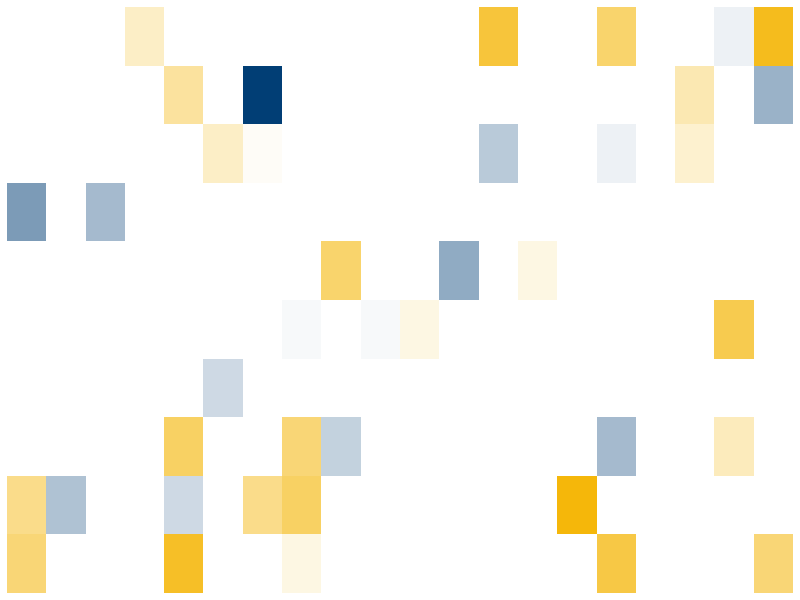
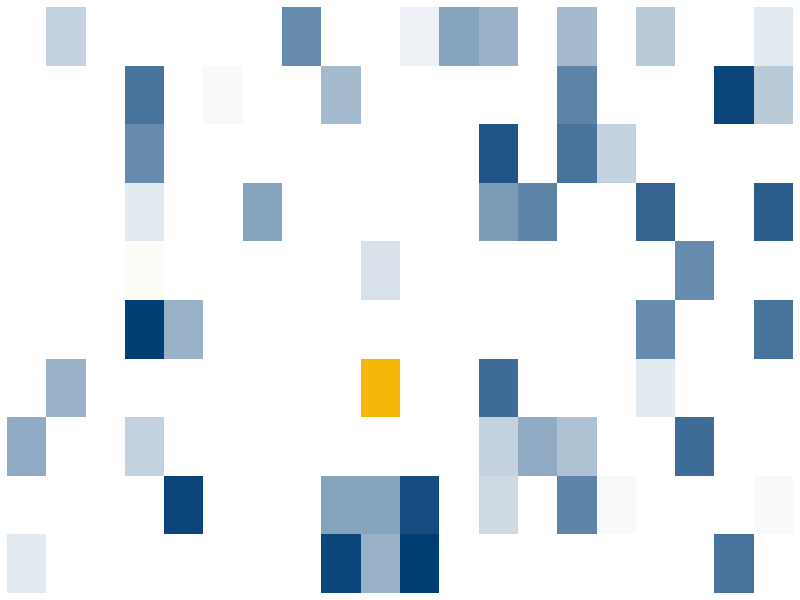
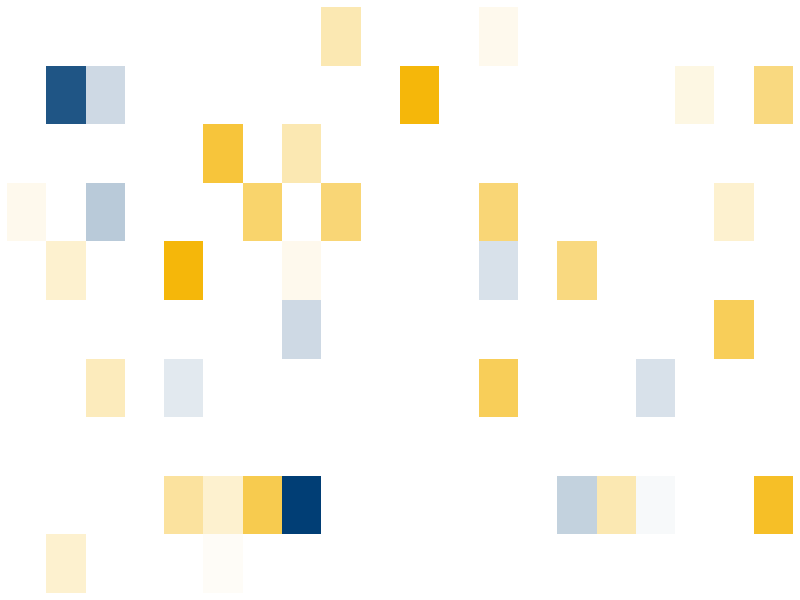

Generate these figures, in order, with R:
library(pheatmap)
library(RColorBrewer)

# Set up output directory (optional)
output_dir <- "~/Documents/genetic_convergence/paper_plots/data/"
if (!dir.exists(output_dir)) dir.create(output_dir)

# Function to generate one heatmap with random zeros
generate_and_save_heatmap <- function(file_name, n_row = 10, n_col = 20, zero_prop = 0.2) {
  # Simulate data
  expression_matrix <- matrix(rnorm(n_row * n_col), nrow = n_row, ncol = n_col)
  
  # Randomly zero out a proportion of values
  n_total <- length(expression_matrix)
  n_zero <- floor(zero_prop * n_total)
  zero_indices <- sample(n_total, n_zero)
  expression_matrix[zero_indices] <- 0
  
  # Color palette
  # heatmap_colors <- colorRampPalette(rev(brewer.pal(n = 7, name = "RdBu")))(100)
  heatmap_colors <- colorRampPalette(c("#013e75", "#FFFFFF", "#FFFFFF", "#FFFFFF", "#f5b70a"))(100)
  # Save heatmap as PDF (vector graphic)
  pdf(file = file.path(output_dir, file_name), width = 5, height = 2.5)
  pheatmap(expression_matrix,
           cluster_rows = FALSE,
           cluster_cols = FALSE,
           show_rownames = FALSE,
           show_colnames = FALSE,
           legend = FALSE,
           color = heatmap_colors,
           border_color = NA)
  dev.off()
}

# Generate and save three heatmaps
generate_and_save_heatmap("heatmap1.pdf")
generate_and_save_heatmap("heatmap2.pdf")
generate_and_save_heatmap("heatmap3.pdf")
